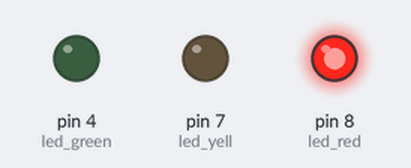
Recording of a sketch running on a simulated Arduino Uno, built with avr-gcc and run on an emulated ATmega328P. On the bench: output pins drawn as LEDs (lit = HIGH).

Above: at 0.1 s.
At 6.7 s:
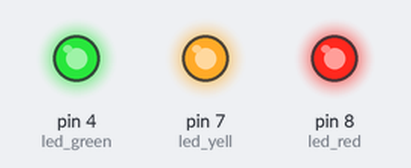
At 16.0 s:
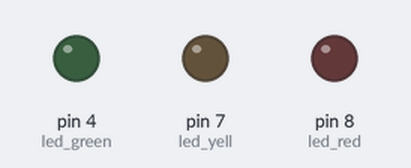
At 21.5 s:
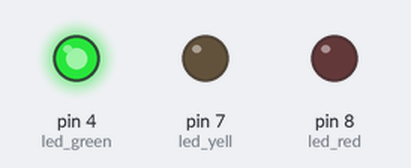
At 35.2 s:
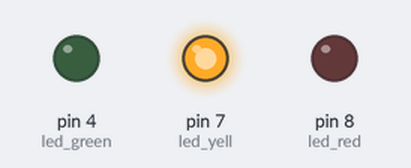
Timing chart, 0 to 38.3 s (numbered marks = the images above):
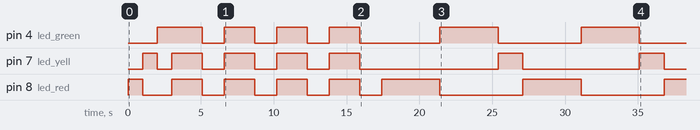

The sketch:

Proyecto_semaforo_simulator.ino
```cpp
// Declaracion de variables
// Definir leds
// led_color = numero_pin

int led_red = 8;
int led_yell = 7;
int led_green = 4;

// contador bool
int counter = 1;

void setup() {
  // put your setup code here, to run once:
  // Configuracion
  pinMode(led_yell, OUTPUT);
  pinMode(led_red, OUTPUT);
  pinMode(led_green, OUTPUT);
}

void loop() {
  // put your main code here, to run repeatedly:
  semaforo_bienvenida();
  iniciar_semaforo();
}


// Metodos personalizados
void semaforo_bienvenida(){
  if (counter == 1){

  	//encendemos los leds como bienvenida
    digitalWrite(led_red, HIGH);
  	delay(1000);
    digitalWrite(led_red, LOW);
    digitalWrite(led_yell, HIGH);
    delay(1000);
    digitalWrite(led_yell, LOW);
    digitalWrite(led_green, HIGH);
    delay(1000);
    digitalWrite(led_green, LOW);

    for (int i = 0; i <= 3; i++)
    {
      //Enciende 3 veces
      digitalWrite(led_red, HIGH);
      digitalWrite(led_yell, HIGH);
      digitalWrite(led_green, HIGH);

      //esperamos 3.5 seg para apagar
      delay(2100);

      //apaga todos los leds
      digitalWrite(led_red, LOW);
      digitalWrite(led_yell, LOW);
      digitalWrite(led_green, LOW);
      delay(1500);
    }
  }

  counter = 0;
}

void iniciar_semaforo(){

    // inicia
  digitalWrite(led_red, HIGH);
  digitalWrite(led_yell, LOW);
  digitalWrite(led_green, LOW);

  delay(4000); // Wait for 4000 millisecond(s)
  digitalWrite(led_red, LOW);
  digitalWrite(led_yell, LOW);
  digitalWrite(led_green, HIGH);

  delay(4000); // Wait for 2000 millisecond(s)
  digitalWrite(led_red, LOW);
  digitalWrite(led_yell, HIGH);
  digitalWrite(led_green, LOW);
  delay(1700); // Wait for 3000 millisecond(s)
}
```

Measured:
- by itself, pin 4 (led_green): goes HIGH 3.1 s, 3 × (LOW 1.5 s, HIGH 2.1 s), LOW 5.5 s, HIGH 4.0 s, LOW 5.7 s, HIGH 4.0 s, then LOW
- by itself, pin 7 (led_yell): LOW → HIGH at 1.0 s, → LOW 1.0 s later, → HIGH 1.0 s later, → LOW 2.1 s later, … (14 changes in this stretch)
- by itself, pin 8 (led_red): LOW → HIGH at 0.00 s, → LOW 1.0 s later, → HIGH 2.0 s later, → LOW 2.1 s later, … (15 changes in this stretch)
